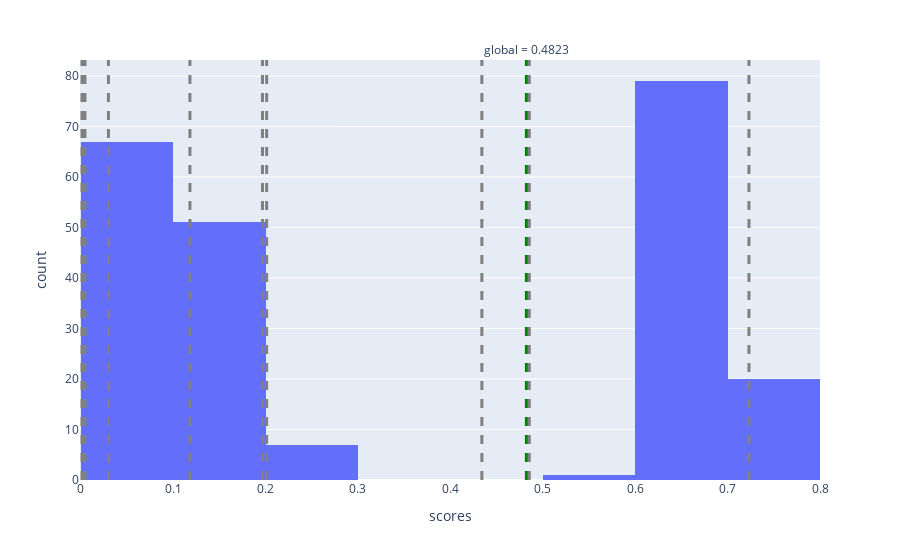
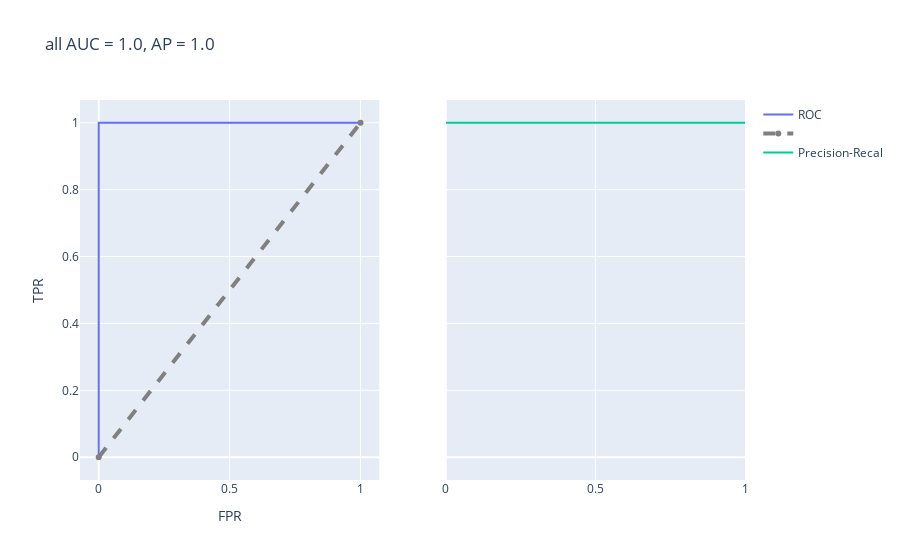
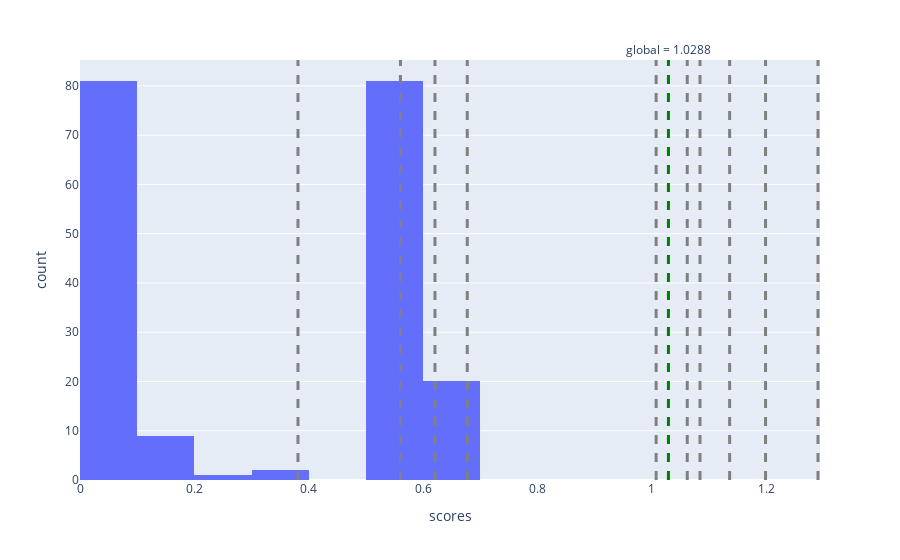
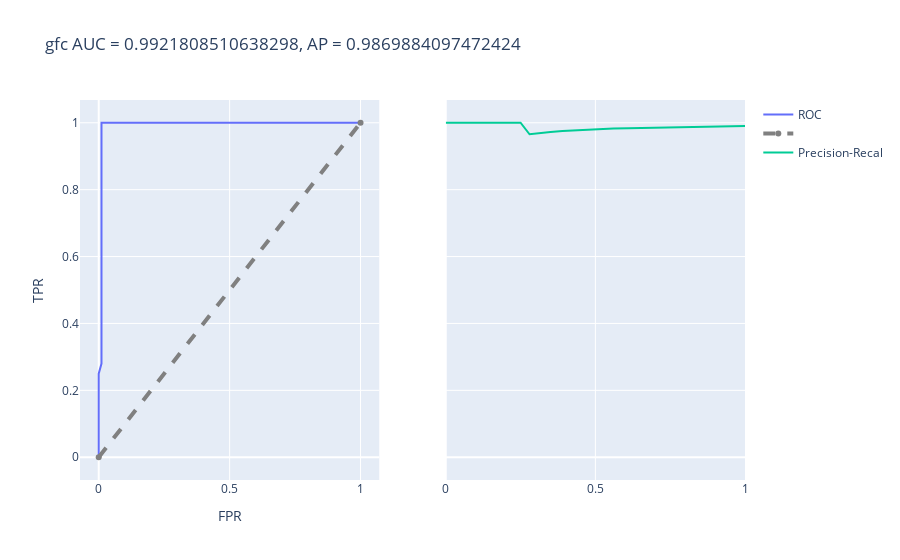

The code cell stored with these charts, in order, in its notebook:
### Code cell
for t, s in [
    ('all', [0.4823,0.4341,0.0300,0.7231,0.1182,0.0014,0.1967,0.0041,0.4854,0.0046,0.2012]),
    ('gfc', [1.0288,1.0840,1.2903,1.1358,0.3811,0.6771,0.5603,1.0073,1.1986,1.0617,0.6206]), 
    ('ydc', [0.9742,0.3526,0.9692,1.1399,0.4884,0.5650])
]:
    show_roc_auc(t, s)

### Figure 1 — Plotly figure (JSON) as saved in the notebook; plotly's stock layout.template omitted (floating-point values rounded to 4 significant figures; data arrays with more than 128 entries replaced by an {"elided": "..."} marker saying what was removed)
{"data": [{"alignmentgroup": "True", "bingroup": "x", "hovertemplate": "scores=%{x}<br>count=%{y}<extra></extra>", "legendgroup": "", "marker": {"color": "#636efa"}, "name": "", "offsetgroup": "", "orientation": "v", "showlegend": false, "type": "histogram", "x": {"elided": "225 float values"}, "xaxis": "x", "yaxis": "y"}], "layout": {"annotations": [{"showarrow": false, "text": "global = 0.4823", "x": 0.4823, "xanchor": "center", "xref": "x", "y": 1, "yanchor": "bottom", "yref": "y domain"}, {"showarrow": false, "text": "", "x": 0.4341, "xanchor": "center", "xref": "x", "y": 0, "yanchor": "top", "yref": "y domain"}, {"showarrow": false, "text": "", "x": 0.03, "xanchor": "center", "xref": "x", "y": 1, "yanchor": "bottom", "yref": "y domain"}, {"showarrow": false, "text": "", "x": 0.7231, "xanchor": "center", "xref": "x", "y": 0, "yanchor": "top", "yref": "y domain"}, {"showarrow": false, "text": "", "x": 0.1182, "xanchor": "center", "xref": "x", "y": 1, "yanchor": "bottom", "yref": "y domain"}, {"showarrow": false, "text": "", "x": 0.0014, "xanchor": "center", "xref": "x", "y": 0, "yanchor": "top", "yref": "y domain"}, {"showarrow": false, "text": "", "x": 0.1967, "xanchor": "center", "xref": "x", "y": 1, "yanchor": "bottom", "yref": "y domain"}, {"showarrow": false, "text": "", "x": 0.0041, "xanchor": "center", "xref": "x", "y": 0, "yanchor": "top", "yref": "y domain"}, {"showarrow": false, "text": "", "x": 0.4854, "xanchor": "center", "xref": "x", "y": 1, "yanchor": "bottom", "yref": "y domain"}, {"showarrow": false, "text": "", "x": 0.0046, "xanchor": "center", "xref": "x", "y": 0, "yanchor": "top", "yref": "y domain"}, {"showarrow": false, "text": "", "x": 0.2012, "xanchor": "center", "xref": "x", "y": 1, "yanchor": "bottom", "yref": "y domain"}], "autosize": true, "barmode": "relative", "legend": {"tracegroupgap": 0}, "margin": {"t": 60}, "shapes": [{"line": {"color": "green", "dash": "dash", "width": 3}, "type": "line", "x0": 0.4823, "x1": 0.4823, "xref": "x", "y0": 0, "y1": 1, "yref": "y domain"}, {"line": {"color": "gray", "dash": "dash", "width": 3}, "type": "line", "x0": 0.4341, "x1": 0.4341, "xref": "x", "y0": 0, "y1": 1, "yref": "y domain"}, {"line": {"color": "gray", "dash": "dash", "width": 3}, "type": "line", "x0": 0.03, "x1": 0.03, "xref": "x", "y0": 0, "y1": 1, "yref": "y domain"}, {"line": {"color": "gray", "dash": "dash", "width": 3}, "type": "line", "x0": 0.7231, "x1": 0.7231, "xref": "x", "y0": 0, "y1": 1, "yref": "y domain"}, {"line": {"color": "gray", "dash": "dash", "width": 3}, "type": "line", "x0": 0.1182, "x1": 0.1182, "xref": "x", "y0": 0, "y1": 1, "yref": "y domain"}, {"line": {"color": "gray", "dash": "dash", "width": 3}, "type": "line", "x0": 0.0014, "x1": 0.0014, "xref": "x", "y0": 0, "y1": 1, "yref": "y domain"}, {"line": {"color": "gray", "dash": "dash", "width": 3}, "type": "line", "x0": 0.1967, "x1": 0.1967, "xref": "x", "y0": 0, "y1": 1, "yref": "y domain"}, {"line": {"color": "gray", "dash": "dash", "width": 3}, "type": "line", "x0": 0.0041, "x1": 0.0041, "xref": "x", "y0": 0, "y1": 1, "yref": "y domain"}, {"line": {"color": "gray", "dash": "dash", "width": 3}, "type": "line", "x0": 0.4854, "x1": 0.4854, "xref": "x", "y0": 0, "y1": 1, "yref": "y domain"}, {"line": {"color": "gray", "dash": "dash", "width": 3}, "type": "line", "x0": 0.0046, "x1": 0.0046, "xref": "x", "y0": 0, "y1": 1, "yref": "y domain"}, {"line": {"color": "gray", "dash": "dash", "width": 3}, "type": "line", "x0": 0.2012, "x1": 0.2012, "xref": "x", "y0": 0, "y1": 1, "yref": "y domain"}], "xaxis": {"anchor": "y", "autorange": true, "domain": [0, 1], "range": [-4.805e-05, 0.8], "title": {"text": "scores"}, "type": "linear"}, "yaxis": {"anchor": "x", "autorange": true, "domain": [0, 1], "range": [0, 83.16], "title": {"text": "count"}}}}

### Figure 2 — Plotly figure (JSON) as saved in the notebook; plotly's stock layout.template omitted (floating-point values rounded to 4 significant figures)
{"data": [{"name": "ROC", "type": "scatter", "x": [0, 0, 0, 0, 0, 0, 0, 0, 0, 0, 0, 0, 0, 0, 0, 0, 0, 0, 0, 0, 0, 0, 0, 0, 0, 0, 0, 0, 0, 0.16, 0.184, 0.2, 0.208, 0.24, 0.256, 0.288, 0.296, 0.336, 0.352, 0.408, 0.424, 0.432, 0.448, 0.512, 0.528, 0.536, 0.56, 0.576, 0.592, 0.6, 0.624, 0.64, 0.656, 0.68, 0.704, 0.72, 0.752, 0.768, 0.784, 0.808, 0.816, 0.832, 0.84, 0.856, 0.888, 0.904, 0.944, 0.976, 1], "xaxis": "x", "y": [0, 0.01, 0.04, 0.05, 0.07, 0.08, 0.11, 0.13, 0.15, 0.17, 0.23, 0.25, 0.29, 0.31, 0.37, 0.47, 0.5, 0.52, 0.59, 0.71, 0.76, 0.79, 0.83, 0.84, 0.86, 0.92, 0.95, 0.97, 1, 1, 1, 1, 1, 1, 1, 1, 1, 1, 1, 1, 1, 1, 1, 1, 1, 1, 1, 1, 1, 1, 1, 1, 1, 1, 1, 1, 1, 1, 1, 1, 1, 1, 1, 1, 1, 1, 1, 1, 1], "yaxis": "y"}, {"line": {"color": "gray", "dash": "dash", "width": 4}, "name": "", "type": "scatter", "x": [0, 1], "xaxis": "x", "y": [0, 1], "yaxis": "y"}, {"name": "Precision-Recal", "type": "scatter", "x": [1, 0.99, 0.98, 0.97, 0.95, 0.92, 0.91, 0.9, 0.89, 0.88, 0.87, 0.86, 0.84, 0.83, 0.81, 0.79, 0.76, 0.71, 0.65, 0.59, 0.52, 0.5, 0.47, 0.37, 0.31, 0.29, 0.25, 0.23, 0.2, 0.17, 0.16, 0.15, 0.13, 0.12, 0.11, 0.08, 0.07, 0.05, 0.04, 0.01, 0], "xaxis": "x2", "y": [1, 1, 1, 1, 1, 1, 1, 1, 1, 1, 1, 1, 1, 1, 1, 1, 1, 1, 1, 1, 1, 1, 1, 1, 1, 1, 1, 1, 1, 1, 1, 1, 1, 1, 1, 1, 1, 1, 1, 1, 1], "yaxis": "y2"}], "layout": {"autosize": true, "title": {"text": "all AUC = 1.0, AP = 1.0"}, "xaxis": {"anchor": "y", "autorange": true, "domain": [0, 0.45], "range": [-0.06586, 1.066], "title": {"text": "FPR"}, "type": "linear"}, "xaxis2": {"anchor": "y2", "autorange": true, "domain": [0.55, 1], "range": [0, 1], "type": "linear"}, "yaxis": {"anchor": "x", "autorange": true, "domain": [0, 1], "range": [-0.07325, 1.073], "title": {"text": "TPR"}, "type": "linear"}, "yaxis2": {"anchor": "x2", "autorange": true, "domain": [0, 1], "matches": "y", "range": [-0.07325, 1.073], "showticklabels": false, "type": "linear"}}}

### Figure 3 — Plotly figure (JSON) as saved in the notebook; plotly's stock layout.template omitted (floating-point values rounded to 4 significant figures; data arrays with more than 128 entries replaced by an {"elided": "..."} marker saying what was removed)
{"data": [{"alignmentgroup": "True", "bingroup": "x", "hovertemplate": "scores=%{x}<br>count=%{y}<extra></extra>", "legendgroup": "", "marker": {"color": "#636efa"}, "name": "", "offsetgroup": "", "orientation": "v", "showlegend": false, "type": "histogram", "x": {"elided": "194 float values"}, "xaxis": "x", "yaxis": "y"}], "layout": {"annotations": [{"showarrow": false, "text": "global = 1.0288", "x": 1.029, "xanchor": "center", "xref": "x", "y": 1, "yanchor": "bottom", "yref": "y domain"}, {"showarrow": false, "text": "", "x": 1.084, "xanchor": "center", "xref": "x", "y": 0, "yanchor": "top", "yref": "y domain"}, {"showarrow": false, "text": "", "x": 1.29, "xanchor": "center", "xref": "x", "y": 1, "yanchor": "bottom", "yref": "y domain"}, {"showarrow": false, "text": "", "x": 1.136, "xanchor": "center", "xref": "x", "y": 0, "yanchor": "top", "yref": "y domain"}, {"showarrow": false, "text": "", "x": 0.3811, "xanchor": "center", "xref": "x", "y": 1, "yanchor": "bottom", "yref": "y domain"}, {"showarrow": false, "text": "", "x": 0.6771, "xanchor": "center", "xref": "x", "y": 0, "yanchor": "top", "yref": "y domain"}, {"showarrow": false, "text": "", "x": 0.5603, "xanchor": "center", "xref": "x", "y": 1, "yanchor": "bottom", "yref": "y domain"}, {"showarrow": false, "text": "", "x": 1.007, "xanchor": "center", "xref": "x", "y": 0, "yanchor": "top", "yref": "y domain"}, {"showarrow": false, "text": "", "x": 1.199, "xanchor": "center", "xref": "x", "y": 1, "yanchor": "bottom", "yref": "y domain"}, {"showarrow": false, "text": "", "x": 1.062, "xanchor": "center", "xref": "x", "y": 0, "yanchor": "top", "yref": "y domain"}, {"showarrow": false, "text": "", "x": 0.6206, "xanchor": "center", "xref": "x", "y": 1, "yanchor": "bottom", "yref": "y domain"}], "autosize": true, "barmode": "relative", "legend": {"tracegroupgap": 0}, "margin": {"t": 60}, "shapes": [{"line": {"color": "green", "dash": "dash", "width": 3}, "type": "line", "x0": 1.029, "x1": 1.029, "xref": "x", "y0": 0, "y1": 1, "yref": "y domain"}, {"line": {"color": "gray", "dash": "dash", "width": 3}, "type": "line", "x0": 1.084, "x1": 1.084, "xref": "x", "y0": 0, "y1": 1, "yref": "y domain"}, {"line": {"color": "gray", "dash": "dash", "width": 3}, "type": "line", "x0": 1.29, "x1": 1.29, "xref": "x", "y0": 0, "y1": 1, "yref": "y domain"}, {"line": {"color": "gray", "dash": "dash", "width": 3}, "type": "line", "x0": 1.136, "x1": 1.136, "xref": "x", "y0": 0, "y1": 1, "yref": "y domain"}, {"line": {"color": "gray", "dash": "dash", "width": 3}, "type": "line", "x0": 0.3811, "x1": 0.3811, "xref": "x", "y0": 0, "y1": 1, "yref": "y domain"}, {"line": {"color": "gray", "dash": "dash", "width": 3}, "type": "line", "x0": 0.6771, "x1": 0.6771, "xref": "x", "y0": 0, "y1": 1, "yref": "y domain"}, {"line": {"color": "gray", "dash": "dash", "width": 3}, "type": "line", "x0": 0.5603, "x1": 0.5603, "xref": "x", "y0": 0, "y1": 1, "yref": "y domain"}, {"line": {"color": "gray", "dash": "dash", "width": 3}, "type": "line", "x0": 1.007, "x1": 1.007, "xref": "x", "y0": 0, "y1": 1, "yref": "y domain"}, {"line": {"color": "gray", "dash": "dash", "width": 3}, "type": "line", "x0": 1.199, "x1": 1.199, "xref": "x", "y0": 0, "y1": 1, "yref": "y domain"}, {"line": {"color": "gray", "dash": "dash", "width": 3}, "type": "line", "x0": 1.062, "x1": 1.062, "xref": "x", "y0": 0, "y1": 1, "yref": "y domain"}, {"line": {"color": "gray", "dash": "dash", "width": 3}, "type": "line", "x0": 0.6206, "x1": 0.6206, "xref": "x", "y0": 0, "y1": 1, "yref": "y domain"}], "xaxis": {"anchor": "y", "autorange": true, "domain": [0, 1], "range": [6.939e-17, 1.293], "title": {"text": "scores"}, "type": "linear"}, "yaxis": {"anchor": "x", "autorange": true, "domain": [0, 1], "range": [0, 85.26], "title": {"text": "count"}}}}

### Figure 4 — Plotly figure (JSON) as saved in the notebook; plotly's stock layout.template omitted (floating-point values rounded to 4 significant figures)
{"data": [{"name": "ROC", "type": "scatter", "x": [0, 0, 0, 0, 0, 0, 0, 0, 0, 0, 0, 0, 0.01064, 0.01064, 0.01064, 0.01064, 0.01064, 0.01064, 0.01064, 0.01064, 0.01064, 0.01064, 0.01064, 0.01064, 0.01064, 0.01064, 0.01064, 0.01064, 0.01064, 0.01064, 0.01064, 0.01064, 0.01064, 0.1915, 0.2128, 0.3298, 0.3723, 0.4043, 0.4255, 0.4681, 0.5319, 0.5426, 0.5851, 0.6277, 0.6596, 0.6809, 0.7128, 0.7553, 0.7766, 0.8404, 0.9255, 0.9787, 1], "xaxis": "x", "y": [0, 0.01, 0.04, 0.05, 0.09, 0.1, 0.12, 0.15, 0.16, 0.2, 0.23, 0.25, 0.28, 0.31, 0.39, 0.45, 0.47, 0.53, 0.56, 0.61, 0.65, 0.68, 0.7, 0.73, 0.77, 0.81, 0.87, 0.9, 0.94, 0.95, 0.97, 0.98, 1, 1, 1, 1, 1, 1, 1, 1, 1, 1, 1, 1, 1, 1, 1, 1, 1, 1, 1, 1, 1], "yaxis": "y"}, {"line": {"color": "gray", "dash": "dash", "width": 4}, "name": "", "type": "scatter", "x": [0, 1], "xaxis": "x", "y": [0, 1], "yaxis": "y"}, {"name": "Precision-Recal", "type": "scatter", "x": [1, 0.98, 0.97, 0.95, 0.94, 0.92, 0.9, 0.87, 0.85, 0.83, 0.81, 0.77, 0.75, 0.73, 0.7, 0.68, 0.65, 0.61, 0.56, 0.53, 0.47, 0.45, 0.39, 0.35, 0.31, 0.28, 0.25, 0.23, 0.2, 0.18, 0.16, 0.15, 0.12, 0.1, 0.09, 0.07, 0.05, 0.04, 0.01, 0], "xaxis": "x2", "y": [0.9901, 0.9899, 0.9898, 0.9896, 0.9895, 0.9892, 0.989, 0.9886, 0.9884, 0.9881, 0.9878, 0.9872, 0.9868, 0.9865, 0.9859, 0.9855, 0.9848, 0.9839, 0.9825, 0.9815, 0.9792, 0.9783, 0.975, 0.9722, 0.9688, 0.9655, 1, 1, 1, 1, 1, 1, 1, 1, 1, 1, 1, 1, 1, 1], "yaxis": "y2"}], "layout": {"autosize": true, "title": {"text": "gfc AUC = 0.9921808510638298, AP = 0.9869884097472424"}, "xaxis": {"anchor": "y", "autorange": true, "domain": [0, 0.45], "range": [-0.06586, 1.066], "title": {"text": "FPR"}, "type": "linear"}, "xaxis2": {"anchor": "y2", "autorange": true, "domain": [0.55, 1], "range": [0, 1], "type": "linear"}, "yaxis": {"anchor": "x", "autorange": true, "domain": [0, 1], "range": [-0.07325, 1.073], "title": {"text": "TPR"}, "type": "linear"}, "yaxis2": {"anchor": "x2", "autorange": true, "domain": [0, 1], "matches": "y", "range": [-0.07325, 1.073], "showticklabels": false, "type": "linear"}}}
